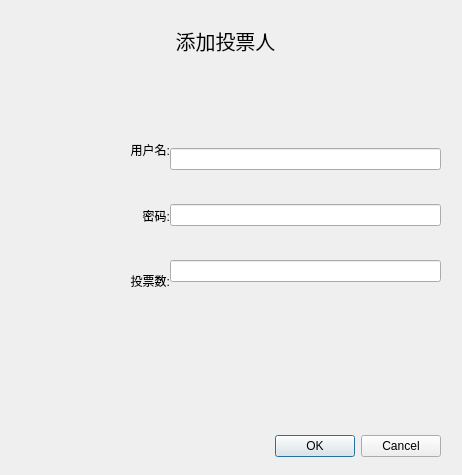
<?xml version="1.0" encoding="UTF-8"?>
<ui version="4.0">
 <class>InsertVoterDialog</class>
 <widget class="QDialog" name="InsertVoterDialog">
  <property name="geometry">
   <rect>
    <x>0</x>
    <y>0</y>
    <width>462</width>
    <height>475</height>
   </rect>
  </property>
  <property name="windowTitle">
   <string>Dialog</string>
  </property>
  <widget class="QDialogButtonBox" name="buttonBox">
   <property name="geometry">
    <rect>
     <x>140</x>
     <y>430</y>
     <width>301</width>
     <height>32</height>
    </rect>
   </property>
   <property name="orientation">
    <enum>Qt::Horizontal</enum>
   </property>
   <property name="standardButtons">
    <set>QDialogButtonBox::Cancel|QDialogButtonBox::Ok</set>
   </property>
  </widget>
  <widget class="QLabel" name="label">
   <property name="geometry">
    <rect>
     <x>160</x>
     <y>20</y>
     <width>131</width>
     <height>41</height>
    </rect>
   </property>
   <property name="font">
    <font>
     <pointsize>15</pointsize>
    </font>
   </property>
   <property name="text">
    <string>添加投票人</string>
   </property>
   <property name="alignment">
    <set>Qt::AlignCenter</set>
   </property>
  </widget>
  <widget class="QWidget" name="verticalLayoutWidget">
   <property name="geometry">
    <rect>
     <x>10</x>
     <y>120</y>
     <width>160</width>
     <height>191</height>
    </rect>
   </property>
   <layout class="QVBoxLayout" name="verticalLayout">
    <item>
     <widget class="QLabel" name="label_2">
      <property name="text">
       <string>用户名:</string>
      </property>
      <property name="alignment">
       <set>Qt::AlignRight|Qt::AlignTrailing|Qt::AlignVCenter</set>
      </property>
     </widget>
    </item>
    <item>
     <widget class="QLabel" name="label_4">
      <property name="text">
       <string>密码:</string>
      </property>
      <property name="alignment">
       <set>Qt::AlignRight|Qt::AlignTrailing|Qt::AlignVCenter</set>
      </property>
     </widget>
    </item>
    <item>
     <widget class="QLabel" name="label_3">
      <property name="text">
       <string>投票数:</string>
      </property>
      <property name="alignment">
       <set>Qt::AlignRight|Qt::AlignTrailing|Qt::AlignVCenter</set>
      </property>
     </widget>
    </item>
   </layout>
  </widget>
  <widget class="QWidget" name="verticalLayoutWidget_2">
   <property name="geometry">
    <rect>
     <x>170</x>
     <y>120</y>
     <width>271</width>
     <height>191</height>
    </rect>
   </property>
   <layout class="QVBoxLayout" name="verticalLayout_2">
    <item>
     <widget class="QLineEdit" name="lineEdit_2"/>
    </item>
    <item>
     <widget class="QLineEdit" name="lineEdit"/>
    </item>
    <item>
     <widget class="QLineEdit" name="lineEdit_3"/>
    </item>
   </layout>
  </widget>
 </widget>
 <resources/>
 <connections>
  <connection>
   <sender>buttonBox</sender>
   <signal>accepted()</signal>
   <receiver>InsertVoterDialog</receiver>
   <slot>accept()</slot>
   <hints>
    <hint type="sourcelabel">
     <x>248</x>
     <y>254</y>
    </hint>
    <hint type="destinationlabel">
     <x>157</x>
     <y>274</y>
    </hint>
   </hints>
  </connection>
  <connection>
   <sender>buttonBox</sender>
   <signal>rejected()</signal>
   <receiver>InsertVoterDialog</receiver>
   <slot>reject()</slot>
   <hints>
    <hint type="sourcelabel">
     <x>316</x>
     <y>260</y>
    </hint>
    <hint type="destinationlabel">
     <x>286</x>
     <y>274</y>
    </hint>
   </hints>
  </connection>
 </connections>
</ui>
